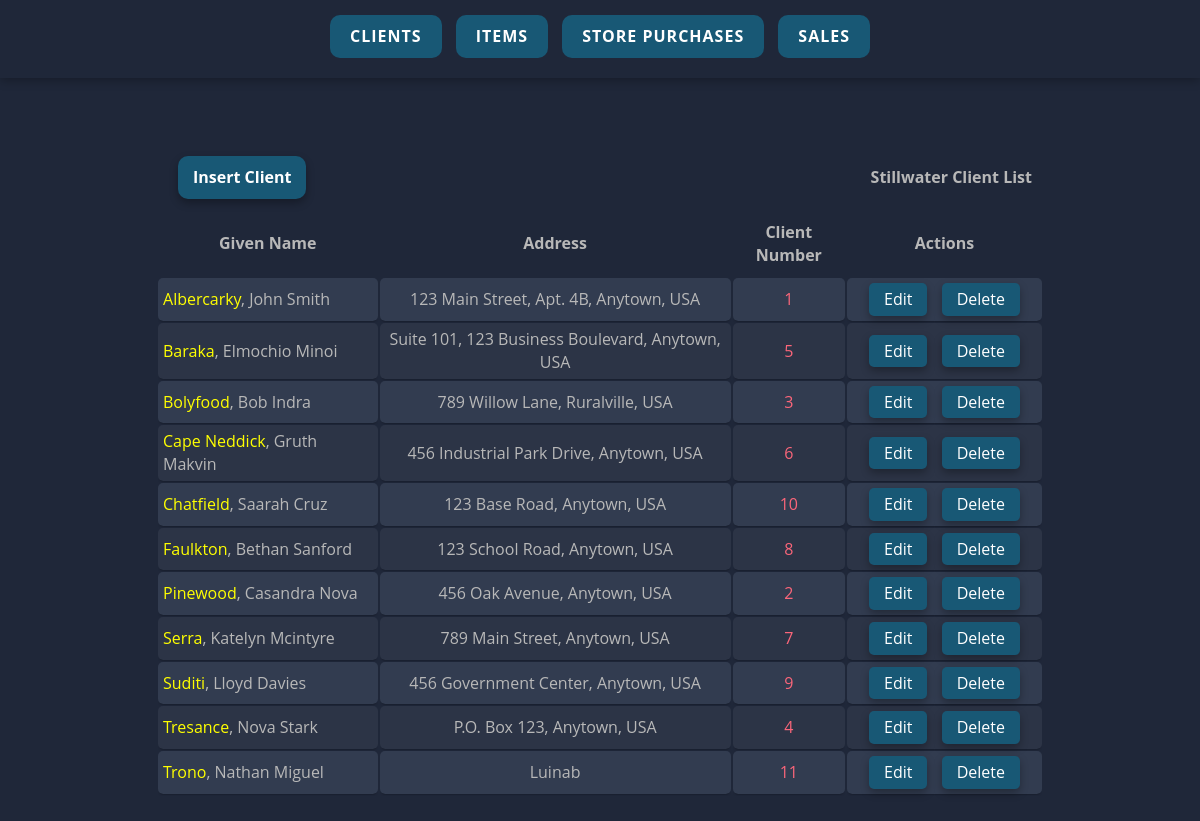
The app's page /htdocs/pt5_stillwaterDB/c_list.php, older data.
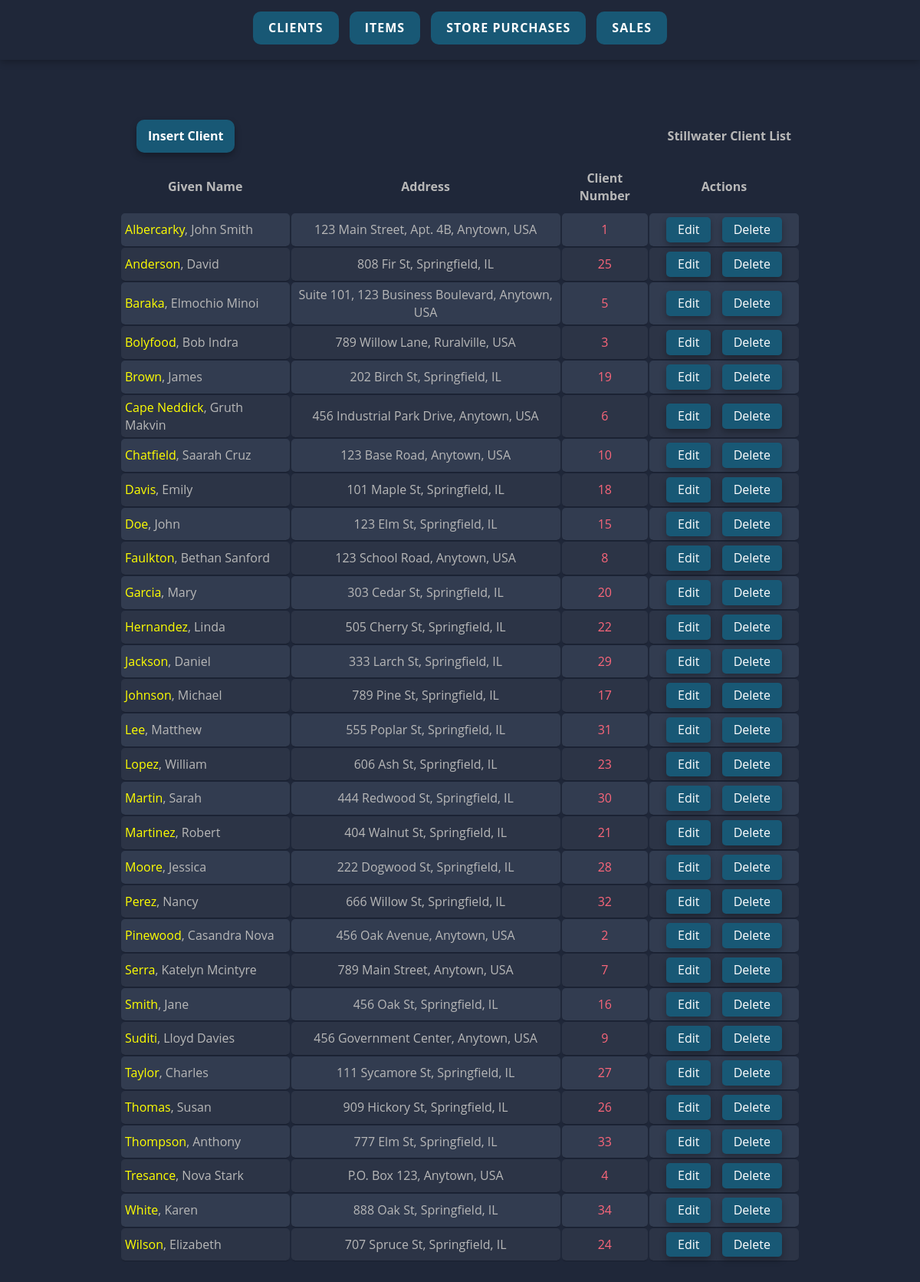
The same page, newer data.
### tables this page shows
CREATE TABLE `allclients` (
  `ClientNumber` bigint(20) unsigned NOT NULL AUTO_INCREMENT,
  `givenName` varchar(100) DEFAULT NULL,
  `ClientAddress` varchar(255) DEFAULT NULL,
  `lastName` varchar(100) DEFAULT NULL,
  PRIMARY KEY (`ClientNumber`)
);

### htdocs/pt5_stillwaterDB/c_list.php (the view, shortened to what this page needs)
<!DOCTYPE html>
<html lang="en">
<head>
</head>
<link rel="stylesheet" href="css/style.css">
<?php
include("database.php");
include("nav.php");
$sql = "SELECT * FROM allclients ORDER BY lastName ASC";
$query = mysqli_query($conn, $sql);
?>
<body>
    <br><br><br><br><br><br>
    <form action="c_list.php" method="POST">
        <table class="container" border="0">
            <thead>
                <tr>
                    <th class="th" colspan="3"><a href="insert_c.php" colspan="2">Insert Client</a></th>
                    <th align="right">Stillwater Client List</th>
                </tr>
                <tr>
                    <th align="center">Given Name</th>
                    <th align="center">Address</th>
                    <th align="center">Client Number</th>
                    <th align="center" style="width: 175px;">Actions</th>
                </tr>
            <tbody>
                <?php
                while ($result = mysqli_fetch_assoc($query)) { ?>
                    <tr>
                        <td align="left" width="25%"><span style="color: yellow;"><?php echo htmlspecialchars($result['lastName']); ?></span>,
                            <?php echo htmlspecialchars($result['givenName']); ?></td>
                        <td align="center" width="40%"><?php echo $result['ClientAddress']; ?></td>
                        <td align="center"><span style="color: #FB667A;"><?php echo $result['ClientNumber']; ?></td>
                        <td align="center" class="td">
                            <a href='update_c.php?action=edit&ClientNumber=<?php echo $result["ClientNumber"]; ?>'>Edit</a>
                            <a href='c_list.php?action=delete&ClientNumber=<?php echo $result["ClientNumber"]; ?>' onclick="return confirm('Are you sure you want to delete this client?');">Delete</a>
                        </td>
                    </tr>
                <?php } ?>
            </tbody>
        </table>
    </form>
</body>
</html>

Row changes from the older to the newer data that the page shows:
removed allclients: lastName "Trono", givenName "Nathan Miguel", ClientAddress "Luinab", ClientNumber "11"
added allclients: lastName "Anderson", givenName "David", ClientAddress "808 Fir St, Springfield, IL", ClientNumber "25"
added allclients: lastName "Brown", givenName "James", ClientAddress "202 Birch St, Springfield, IL", ClientNumber "19"
added allclients: lastName "Davis", givenName "Emily", ClientAddress "101 Maple St, Springfield, IL", ClientNumber "18"
added allclients: lastName "Doe", givenName "John", ClientAddress "123 Elm St, Springfield, IL", ClientNumber "15"
added allclients: lastName "Garcia", givenName "Mary", ClientAddress "303 Cedar St, Springfield, IL", ClientNumber "20"
added allclients: lastName "Hernandez", givenName "Linda", ClientAddress "505 Cherry St, Springfield, IL", ClientNumber "22"
added allclients: lastName "Jackson", givenName "Daniel", ClientAddress "333 Larch St, Springfield, IL", ClientNumber "29"
added allclients: lastName "Johnson", givenName "Michael", ClientAddress "789 Pine St, Springfield, IL", ClientNumber "17"
added allclients: lastName "Lee", givenName "Matthew", ClientAddress "555 Poplar St, Springfield, IL", ClientNumber "31"
added allclients: lastName "Lopez", givenName "William", ClientAddress "606 Ash St, Springfield, IL", ClientNumber "23"
added allclients: lastName "Martin", givenName "Sarah", ClientAddress "444 Redwood St, Springfield, IL", ClientNumber "30"
added allclients: lastName "Martinez", givenName "Robert", ClientAddress "404 Walnut St, Springfield, IL", ClientNumber "21"
added allclients: lastName "Moore", givenName "Jessica", ClientAddress "222 Dogwood St, Springfield, IL", ClientNumber "28"
added allclients: lastName "Perez", givenName "Nancy", ClientAddress "666 Willow St, Springfield, IL", ClientNumber "32"
added allclients: lastName "Smith", givenName "Jane", ClientAddress "456 Oak St, Springfield, IL", ClientNumber "16"
added allclients: lastName "Taylor", givenName "Charles", ClientAddress "111 Sycamore St, Springfield, IL", ClientNumber "27"
added allclients: lastName "Thomas", givenName "Susan", ClientAddress "909 Hickory St, Springfield, IL", ClientNumber "26"
added allclients: lastName "Thompson", givenName "Anthony", ClientAddress "777 Elm St, Springfield, IL", ClientNumber "33"
added allclients: lastName "White", givenName "Karen", ClientAddress "888 Oak St, Springfield, IL", ClientNumber "34"
added allclients: lastName "Wilson", givenName "Elizabeth", ClientAddress "707 Spruce St, Springfield, IL", ClientNumber "24"
